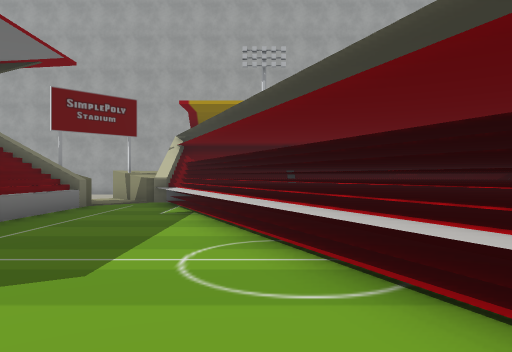
[1] (above)

24 first-person views from a walk through a 3-D level made in the Unity game engine. The camera is 1.5 m above the floor, looks level and sees 70° across. The floor is counted in squares, 2 m on a side. Each view is taken from the middle of a square. On the plan, view 1 faces up. The plan holds only what a view shows up to about 11 squares ahead; the rest is blank. The place goes on beyond the plan. Some animated figures are not drawn. Some surface patterns are stand-ins.

[2]
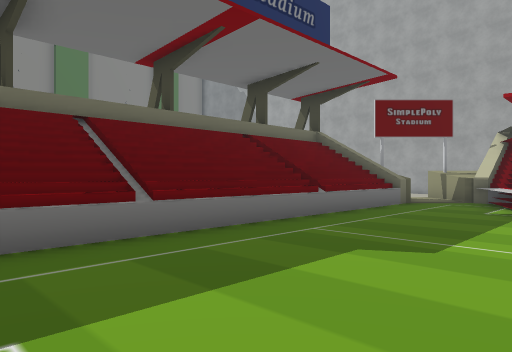

[3]
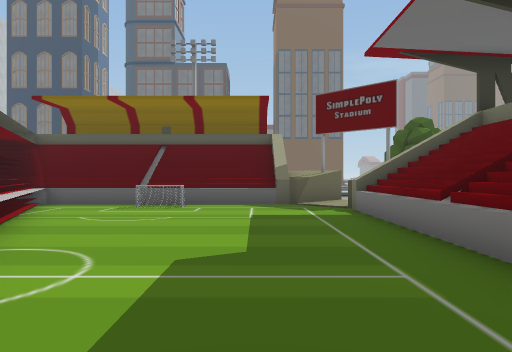

[4]
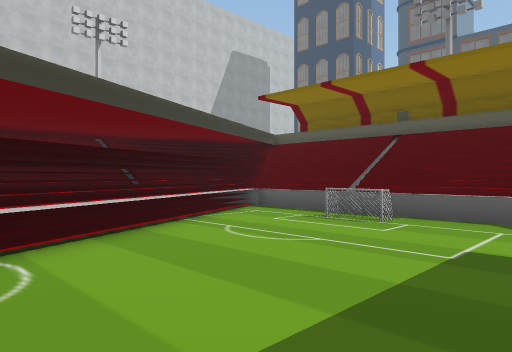

[5]
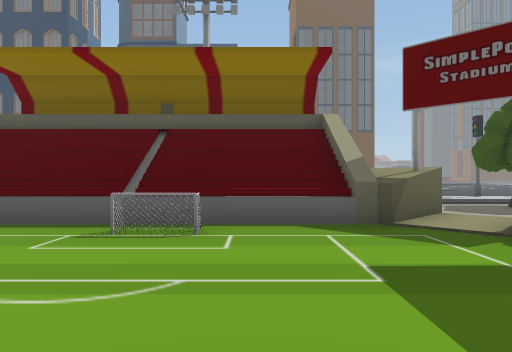

[6]
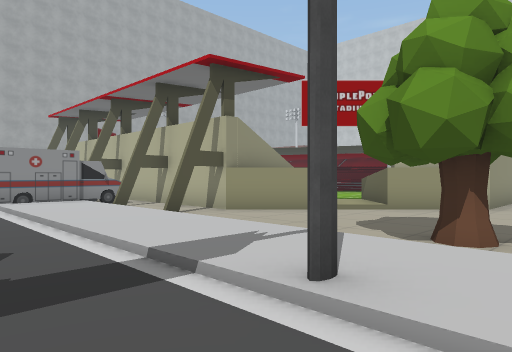

[7]
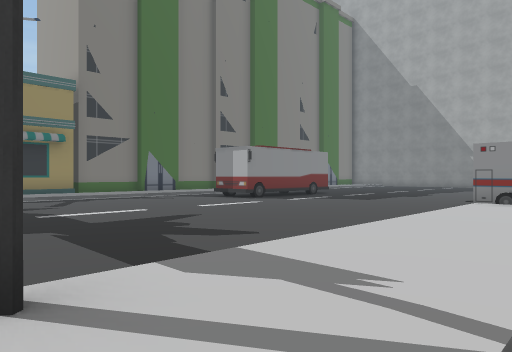

[8]
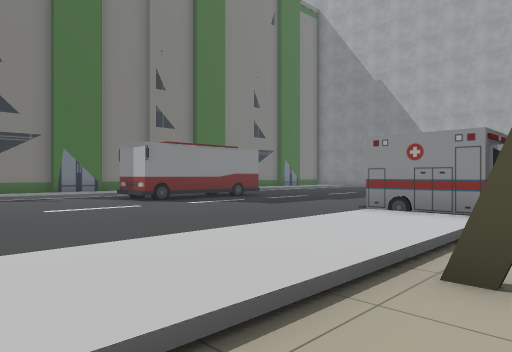

[9]
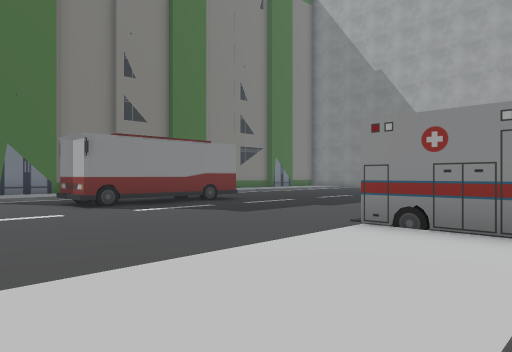

[10]
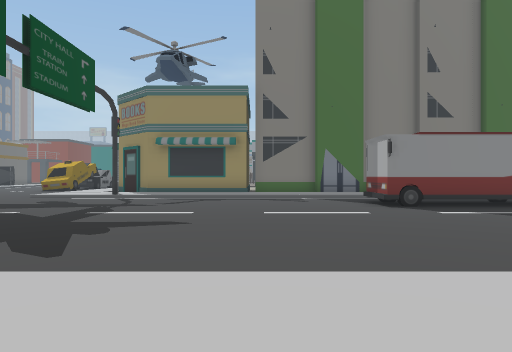

[11]
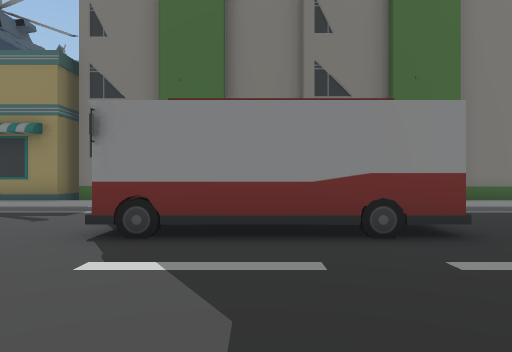

[12]
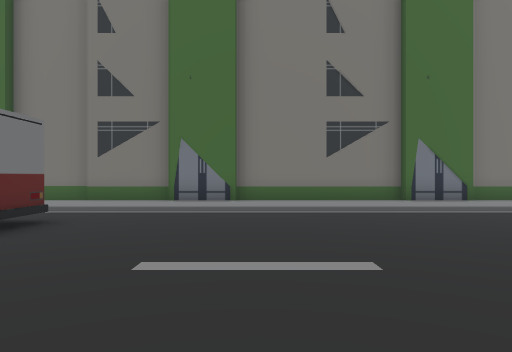

[13]
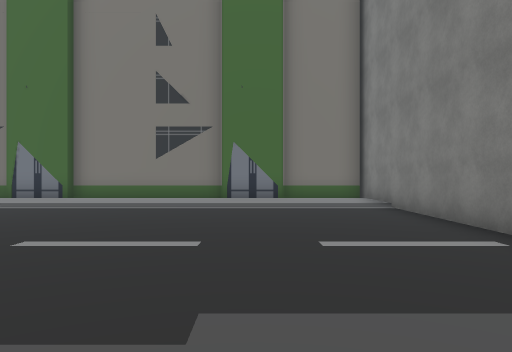

[14]
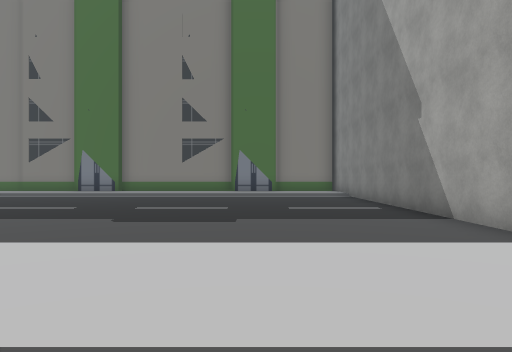

[15]
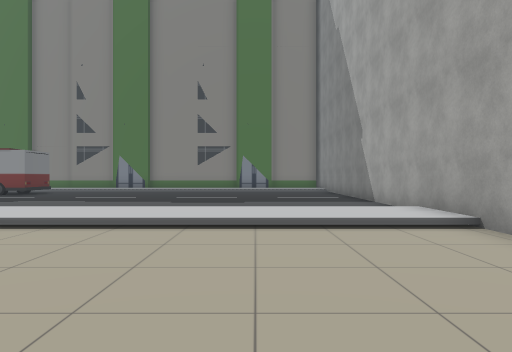

[16]
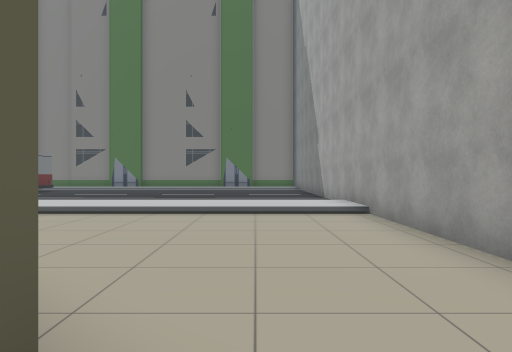

[17]
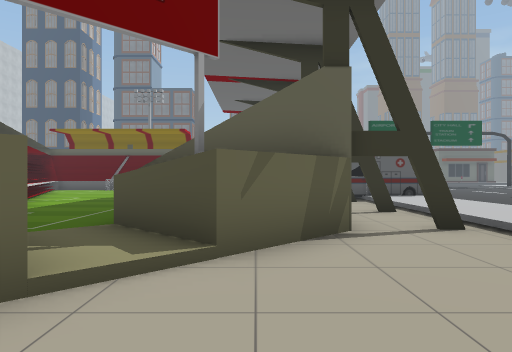

[18]
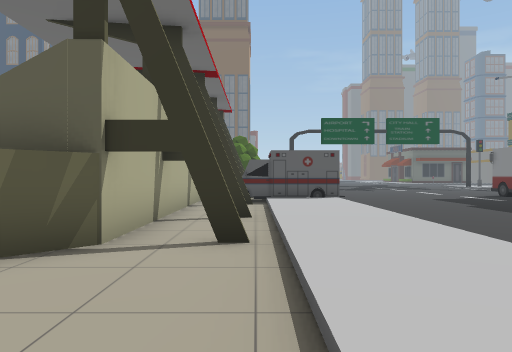

[19]
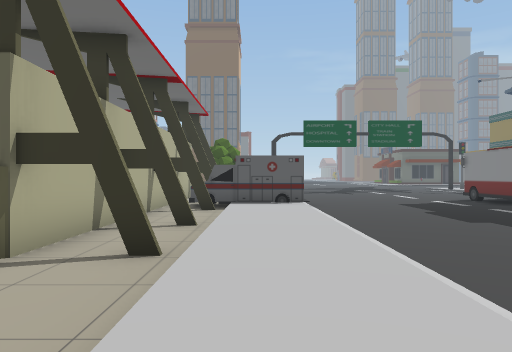

[20]
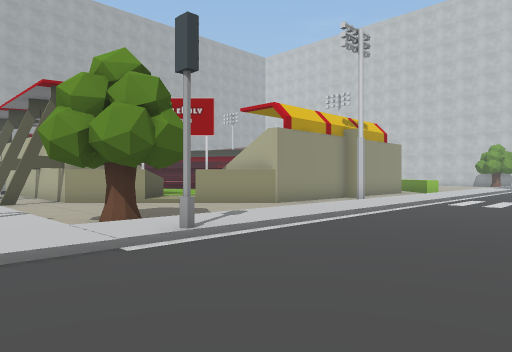

[21]
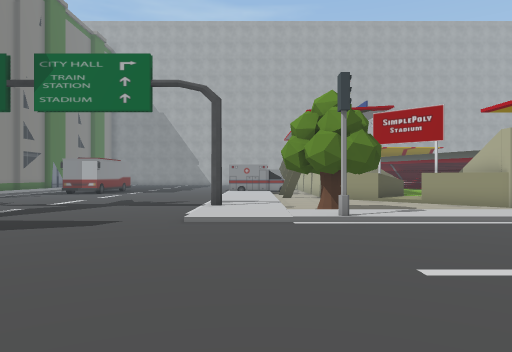

[22]
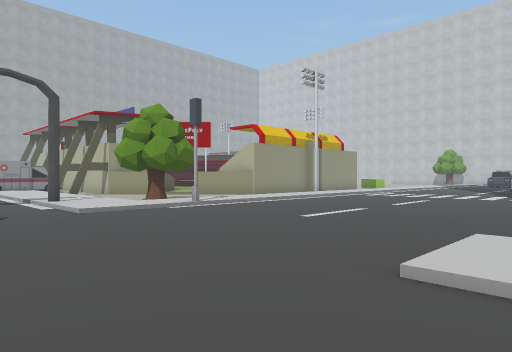

[23]
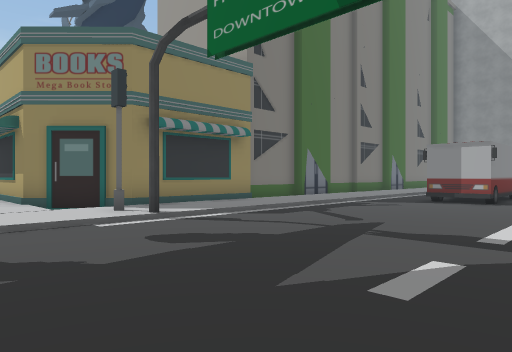

[24]
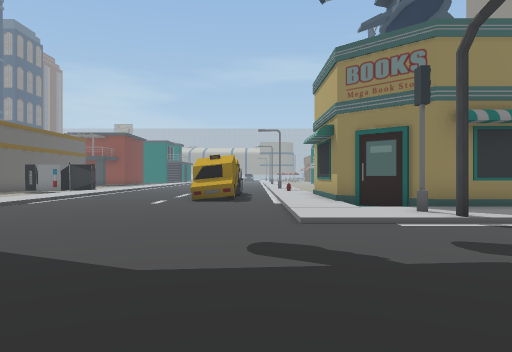

### Floor plan
Key: @ floor where view 1 was taken; # wall or solid block; x gap in a wall; . main floor; : floor 0.25 m higher than the main floor; - floor 0.25 m lower than the main floor; / step, stairs or slope; = window, fence, low wall or low ledge; ^ raised ledge; T tree; B building; O other object.
Columns run from 26 left of view 1 to 5 right of it. Each row starts with its distance up from view 1.
 17    ###################
 16    #:/.........::------
 15    #:/.........::------
 14    #:/.........::------ -
 13    #:/.........::------#
 12    #:/.........::-----##
 11    #:/.........::----/^^##
 10    #:/.........::---##=^^#
  9    B:/.........::#-###^.^##
  8    B:/.........::--###^..##
  7    B:/.........::--###^..^##
  6    B:/.........::-x###^..^##
  5    B:/.........::--###^...^##
  4    B:/.OO......::--###^...^##
  3   B/:/.OO......::OO###^....^#
  2   B   . O......OOO ###^....^##
  1    B /.OO......OOOO###^.....##
  0    B:/.OO......::--###^...@.^##
 -1   B  /.........::--###^......###
 -2   B :/.........::-x###^......^##
 -3   B/:/.........::---#^....#=..=#
 -4    #:/.........::----..^^^^^^^##
 -5    #:/.........::----/#########
 -6    #:/.........::------####
 -7   ##:/.........::-------###
 -8  ##//#.........#:-T----
 -9 ##//:/.........:://///////
-10 :::::/.........:::#::::::::
-11 .......... .................
-12 O.........  ................
-13 O.........   ...........
-14 ........     ............
-15 .......     .............
-16 .....       .............
-17 .../         ..//....
-18 ::          . .:

Positions as (right, up) in squares from view 1, and headings:
1: (0, 0), facing up
2: (0, -1), facing up-left
3: (-2, 6), facing down
4: (-3, 3), facing down-right
5: (-1, 2), facing down
6: (-13, -9), facing up-right
7: (-9, -8), facing up-left
8: (-8, -5), facing up-left
9: (-9, -3), facing up-left
10: (-9, -3), facing left
11: (-13, 2), facing left
12: (-13, 8), facing left
13: (-12, 13), facing left
14: (-8, 13), facing left
15: (-4, 13), facing left
16: (-2, 14), facing left
17: (-6, 14), facing down
18: (-9, 13), facing down
19: (-10, 13), facing down
20: (-11, -14), facing up-right
21: (-10, -17), facing up
22: (-14, -18), facing up-right
23: (-15, -11), facing up-left
24: (-15, -11), facing left
